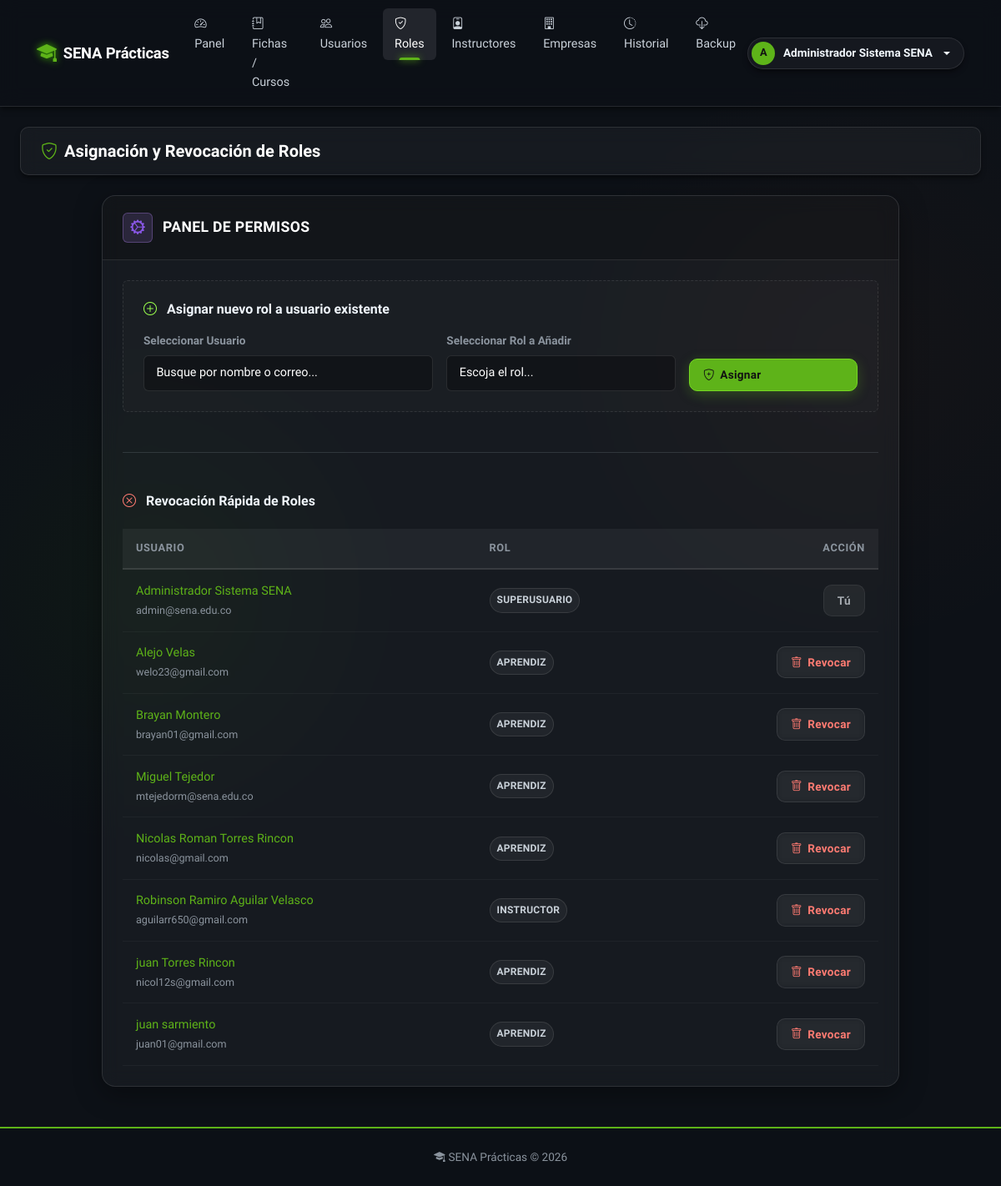
The page /admin/roles (signed in) on the database its author committed.
### app/models/usuario.py (models this page shows, shortened)
class Usuario(db.Model, UserMixin):
    __tablename__ = 'usuario'
    id_usuario       = db.Column(db.Integer, primary_key=True)
    tipo_documento   = db.Column(db.String(20))
    numero_documento = db.Column(db.String(30))
    nombres          = db.Column(db.String(100), nullable=False)
    apellidos        = db.Column(db.String(100), nullable=False)
    correo           = db.Column(db.String(100), unique=True, nullable=False)
    telefono         = db.Column(db.String(20))
    password_hash    = db.Column(db.String(255), nullable=False)
    estado           = db.Column(db.Boolean, default=True)
    fecha_creacion   = db.Column(db.DateTime, default=lambda: datetime.now(timezone.utc))
    roles            = db.relationship('UsuarioRol', back_populates='usuario')
    instructor       = db.relationship('Instructor', back_populates='usuario', uselist=False)
    aprendiz         = db.relationship('Aprendiz', back_populates='usuario', uselist=False)
    historial        = db.relationship('HistorialCambios', back_populates='usuario')
    notificaciones   = db.relationship('Notificacion', back_populates='usuario')

### app/models/usuario_rol.py (models this page shows)
class UsuarioRol(db.Model):
    __tablename__ = 'usuario_rol'
    id_usuario = db.Column(db.Integer, db.ForeignKey('usuario.id_usuario'), primary_key=True)
    id_rol     = db.Column(db.Integer, db.ForeignKey('rol.id_rol'), primary_key=True)
    usuario    = db.relationship('Usuario', back_populates='roles')
    rol        = db.relationship('Rol', back_populates='usuarios')

### app/models/rol.py (models this page shows)
class Rol(db.Model):
    __tablename__ = 'rol'
    id_rol      = db.Column(db.Integer, primary_key=True)
    nombre      = db.Column(db.String(50), nullable=False)
    descripcion = db.Column(db.Text)
    usuarios    = db.relationship('UsuarioRol', back_populates='rol')

### app/routes/admin.py (the view)
@bp.route('/roles')
@login_required
@role_required('superusuario')
def roles():
    usuarios = Usuario.query.order_by(Usuario.nombres).all()
    roles_disponibles = Rol.query.all()
    return render_template('admin/roles.html',
                           usuarios=usuarios,
                           roles=roles_disponibles)

### app/utils.py (called while the page is built)
def role_required(*roles):
    def decorator(f):
        @wraps(f)
        def decorated(*args, **kwargs):
            if not current_user.is_authenticated:
                flash('Inicia sesión para continuar.', 'warning')
                return redirect(url_for('auth.login'))
            user_roles = {ur.rol.nombre.lower() for ur in current_user.roles}
            required = {r.lower() for r in roles}
            if not user_roles.intersection(required):
                flash('No tienes permiso para acceder a esa sección.', 'danger')
                return abort(403)
            return f(*args, **kwargs)
        return decorated
    return decorator

### app/templates/admin/roles.html (shortened to what this page needs)
{% extends 'base.html' %}
{% block content %}
<div class="page-toolbar">
  <h2 class="m-0" style="font-size: 1.25rem; font-weight: 600;"><i class="bi bi-shield-check text-primary me-2"></i>Asignación y Revocación de Roles</h2>
</div>
<div class="row justify-content-center">
  <div class="col-lg-10">
    <div class="biblioteca-shell">
      <div class="biblioteca-shell-header">
         <div class="shell-header-icon" style="background: rgba(188,140,255,0.15); color: var(--accent-purple); border-color: rgba(188,140,255,0.3);"><i class="bi bi-gear-wide-connected"></i></div>
         <h4>Panel de Permisos</h4>
      </div>
      <div class="biblioteca-shell-body p-4">
        <form method="POST" action="{{ url_for('admin.asignar_rol') }}" class="mb-5 p-4 rounded" style="background: rgba(255,255,255,0.02); border: 1px dashed var(--border-default);">
          <h5 class="fs-6 fw-bold mb-3"><i class="bi bi-plus-circle text-success me-2"></i> Asignar nuevo rol a usuario existente</h5>
          <div class="row gx-3 align-items-end">
            <div class="col-md-5 mb-3 mb-md-0">
               <label class="form-label text-muted">Seleccionar Usuario</label>
               <select name="id_usuario" class="form-select bg-dark text-white" required>
                 <option value="" disabled selected>Busque por nombre o correo...</option>
               </select>
            </div>
            <div class="col-md-4 mb-3 mb-md-0">
               <label class="form-label text-muted">Seleccionar Rol a Añadir</label>
               <select name="id_rol" class="form-select bg-dark text-white" required>
                 <option value="" disabled selected>Escoja el rol...</option>
               </select>
            </div>
            <div class="col-md-3">
               <button type="submit" class="btn btn-success w-100"><i class="bi bi-shield-plus"></i> Asignar</button>
            </div>
          </div>
        </form>
        <hr class="border-secondary my-5" style="opacity: 0.3;">
        <h5 class="fs-6 fw-bold mb-4"><i class="bi bi-x-circle text-danger me-2"></i> Revocación Rápida de Roles</h5>
        <div class="table-responsive">
          <table class="biblioteca-table">
            <thead>
              <tr>
                <th>Usuario</th>
                <th>Rol</th>
                <th class="text-end">Acción</th>
              </tr>
            </thead>
            <tbody>
              {% for u in usuarios %}
                {% for ur in u.roles %}
                <tr>
                  <td><span class="fw-medium text-primary">{{ u.nombres }} {{ u.apellidos }}</span> <br><small class="text-muted">{{ u.correo }}</small></td>
                  <td><span class="badge-lib badge-gray text-uppercase px-2">{{ ur.rol.nombre }}</span></td>
                  <td>
                    <form method="POST" action="{{ url_for('admin.quitar_rol') }}" class="d-flex justify-content-end" onsubmit="return confirm('¿Seguro que desea revocar el rol {{ ur.rol.nombre }} de {{ u.nombres }}?');">
                      {% if current_user.id_usuario != u.id_usuario or ur.rol.nombre != 'superusuario' %}
                        <button type="submit" class="btn btn-sm btn-ghost text-danger border-danger" title="Revocar Permiso"><i class="bi bi-trash"></i> Revocar</button>
                      {% else %}
                        <button type="button" class="btn btn-sm btn-secondary" disabled title="No puedes quitarte el rol de superusuario a ti mismo">Tú</button>
                      {% endif %}
                    </form>
                  </td>
                </tr>
                {% endfor %}
              {% endfor %}
            </tbody>
          </table>
        </div>
      </div>
    </div>
  </div>
</div>
{% endblock %}

### app/templates/base.html (shortened to what this page needs)
<!DOCTYPE html>
<html lang="es">
<head>
  <link rel="stylesheet" href="{{ url_for('static', filename='bootstrap/css/bootstrap.min.css') }}">
  <link rel="stylesheet" href="https://cdn.jsdelivr.net/npm/bootstrap-icons@1.11.3/font/bootstrap-icons.min.css">
  <link rel="stylesheet" href="{{ url_for('static', filename='biblioteca.css') }}">
</head>
<body class="biblioteca-body">
{% if current_user.is_authenticated %}
<nav class="navbar biblioteca-nav navbar-expand-lg">
  <div class="container-fluid px-4">
    <a class="navbar-brand" href="{{ url_for('auth.landing') }}">
      <i class="bi bi-mortarboard-fill brand-icon"></i>
      SENA Prácticas
    </a>
    <div class="collapse navbar-collapse" id="navMain">
      <ul class="navbar-nav me-auto gap-1">
        {% set rol = namespace(nombre='') %}
        {% for ur in current_user.roles %}
          {% if ur.rol.nombre == 'superusuario' %}{% set rol.nombre = 'superusuario' %}
          {% elif ur.rol.nombre == 'instructor' and rol.nombre != 'superusuario' %}{% set rol.nombre = 'instructor' %}
          {% elif ur.rol.nombre == 'aprendiz' and rol.nombre == '' %}{% set rol.nombre = 'aprendiz' %}
          {% endif %}
        {% endfor %}
        {% if rol.nombre == 'aprendiz' %}
          <li class="nav-item"><a class="nav-link {% if request.endpoint == 'aprendiz.dashboard' %}active{% endif %}"
            href="{{ url_for('aprendiz.dashboard') }}"><i class="bi bi-house me-1"></i>Dashboard</a></li>
          <li class="nav-item"><a class="nav-link {% if 'evidencias_subir' in request.endpoint %}active{% endif %}"
            href="{{ url_for('aprendiz.evidencias_subir') }}"><i class="bi bi-upload me-1"></i>Subir evidencias</a></li>
          <li class="nav-item"><a class="nav-link {% if 'progreso' in request.endpoint %}active{% endif %}"
            href="{{ url_for('aprendiz.progreso') }}"><i class="bi bi-graph-up me-1"></i>Mi progreso</a></li>
          <li class="nav-item"><a class="nav-link {% if 'informacion' in request.endpoint %}active{% endif %}"
            href="{{ url_for('aprendiz.informacion') }}"><i class="bi bi-person-lines-fill me-1"></i>Mi información</a></li>
          <li class="nav-item"><a class="nav-link {% if 'notificaciones' in request.endpoint %}active{% endif %}"
            href="{{ url_for('aprendiz.notificaciones') }}"><i class="bi bi-bell me-1"></i>Notificaciones</a></li>
          <li class="nav-item"><a class="nav-link {% if 'mis_evidencias' in request.endpoint %}active{% endif %}"
            href="{{ url_for('aprendiz.mis_evidencias') }}"><i class="bi bi-folder2-open me-1"></i>Mis evidencias</a></li>
        {% elif rol.nombre == 'superusuario' %}
          <li class="nav-item"><a class="nav-link {% if request.endpoint and request.endpoint.startswith('admin.dashboard') %}active{% endif %}" href="{{ url_for('admin.dashboard') }}"><i class="bi bi-speedometer2 me-1"></i>Panel</a></li>
          <li class="nav-item"><a class="nav-link " href="{{ url_for('admin.fichas') }}"><i class="bi bi-journal-bookmark me-1"></i>Fichas / Cursos</a></li>
          <li class="nav-item"><a class="nav-link {% if request.endpoint and request.endpoint.startswith('admin.usuarios') %}active{% endif %}" href="{{ url_for('admin.usuarios') }}"><i class="bi bi-people me-1"></i>Usuarios</a></li>
          <li class="nav-item"><a class="nav-link {% if request.endpoint and request.endpoint.startswith('admin.roles') %}active{% endif %}" href="{{ url_for('admin.roles') }}"><i class="bi bi-shield-check me-1"></i>Roles</a></li>
          <li class="nav-item"><a class="nav-link " href="{{ url_for('admin.instructores') }}"><i class="bi bi-person-badge me-1"></i>Instructores</a></li>
          <li class="nav-item"><a class="nav-link {% if request.endpoint and request.endpoint.startswith('admin.empresas') %}active{% endif %}" href="{{ url_for('admin.empresas') }}"><i class="bi bi-building me-1"></i>Empresas</a></li>
          <li class="nav-item"><a class="nav-link " href="{{ url_for('admin.historial') }}"><i class="bi bi-clock-history me-1"></i>Historial</a></li>
          <li class="nav-item"><a class="nav-link {% if 'backup' in request.endpoint %}active{% endif %}"
            href="{{ url_for('admin.backup') }}"><i class="bi bi-cloud-download me-1"></i>Backup</a></li>
        {% endif %}
      </ul>
      <div class="dropdown">
        <a class="nav-user-pill dropdown-toggle" data-bs-toggle="dropdown" href="#" id="userDropdown">
          <span class="avatar">{{ current_user.nombres[0] | upper }}</span>
          {{ current_user.nombres }} {{ current_user.apellidos }}
        </a>
          {% set icon_color = 'var(--accent-amber)' %}
          {% if rol.nombre == 'superusuario' %}{% set icon_color = 'var(--accent-purple)' %}
          {% elif rol.nombre == 'instructor' %}{% set icon_color = 'var(--accent-green)' %}
          {% endif %}
          {% set icon_style = 'style="color: ' ~ icon_color ~ '; font-size: 0.5rem;"' %}
      </div>
    </div>
  </div>
</nav>
{% endif %}
<main class="{% if current_user.is_authenticated %}container-fluid px-4 py-4{% endif %}">
  {% block content %}{% endblock %}
</main>
{% if current_user.is_authenticated %}
<footer class="biblioteca-footer text-center mt-4">
  <div class="container">
    <span><i class="bi bi-mortarboard-fill me-1"></i>SENA Prácticas &copy; {{ moment().year if moment else 2026 }}</span>
  </div>
</footer>
{% endif %}
</body>
</html>

### rows shown on the page
Usuario: nombres "A", nombres "Administrador", apellidos "Sistema SENA", correo "admin@sena.edu.co"
UsuarioRol: rol.nombre "SUPERUSUARIO", shows "Tú"
Usuario: nombres "Alejo", apellidos "Velas", correo "welo23@gmail.com"
UsuarioRol: rol.nombre "APRENDIZ", shows "Revocar"
Usuario: nombres "Brayan", apellidos "Montero", correo "brayan01@gmail.com"
UsuarioRol: rol.nombre "APRENDIZ", shows "Revocar"
Usuario: nombres "Miguel", apellidos "Tejedor", correo "mtejedorm@sena.edu.co"
UsuarioRol: rol.nombre "APRENDIZ", shows "Revocar"
Usuario: nombres "Nicolas Roman", apellidos "Torres Rincon", correo "nicolas@gmail.com"
UsuarioRol: rol.nombre "APRENDIZ", shows "Revocar"
Usuario: nombres "Robinson Ramiro", apellidos "Aguilar Velasco", correo "aguilarr650@gmail.com"
UsuarioRol: rol.nombre "INSTRUCTOR", shows "Revocar"
Usuario: nombres "juan", apellidos "Torres Rincon", correo "nicol12s@gmail.com"
UsuarioRol: rol.nombre "APRENDIZ", shows "Revocar"
Usuario: nombres "juan", apellidos "sarmiento", correo "juan01@gmail.com"
UsuarioRol: rol.nombre "APRENDIZ", shows "Revocar"

### other values the page prints
{{ moment().year if moment else 2026 }} "2026"
